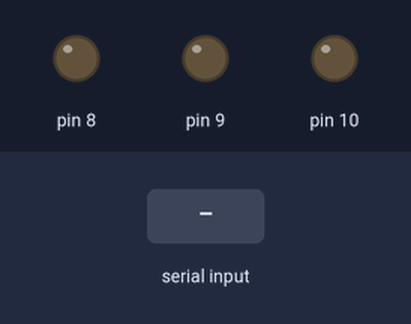
The sketch below on a simulated Arduino Uno, built with avr-gcc and run on an emulated ATmega328P. Parts: output pins drawn as LEDs (lit = HIGH). The test bench sets the inputs (shaded band). What the sketch prints to the serial monitor is not drawn.

Above: at 1.2 s.
1.3 s: "1\n" received over Serial
At 1.7 s:
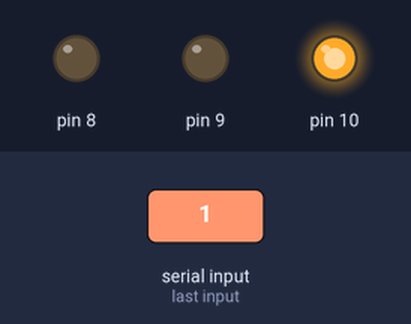
3.3 s: "2\n" received over Serial
At 3.7 s:
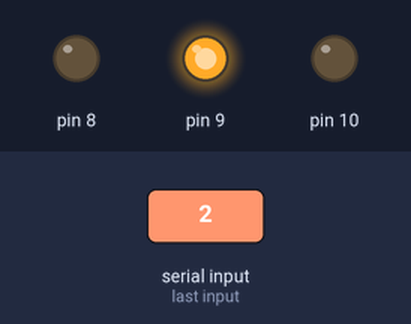
5.3 s: "3\n" received over Serial
At 5.8 s:
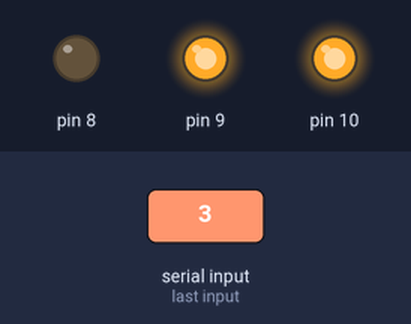
7.4 s: "4\n" received over Serial
At 7.9 s:
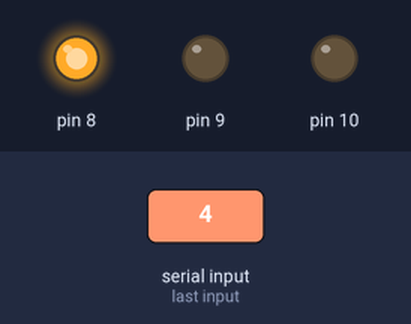
9.5 s: "5\n" received over Serial
At 10.0 s:
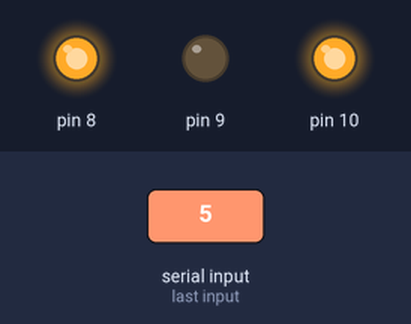
Timing chart, 0 to 12.5 s (numbered marks = the images above; inputs shaded):
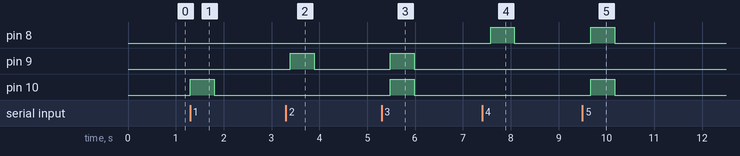

Measured:
- after the input at 1.3 s, pin 10: LOW → HIGH at once, → LOW 0.50 s later
- after the input at 3.3 s, pin 9: LOW → HIGH after 0.09 s, → LOW 0.50 s later
- after the input at 5.3 s, pin 9, pin 10: LOW → HIGH after 0.19 s, → LOW 0.50 s later
- after the input at 7.4 s, pin 8: LOW → HIGH after 0.18 s, → LOW 0.50 s later
- after the input at 9.5 s, pin 8, pin 10: LOW → HIGH after 0.17 s, → LOW 0.50 s later

The sketch:

Master_Parallel.ino
```cpp
/* Simulate parallel commun
 *  This is transmitter
 */

#include <stdlib.h>

 void DisplayNumber(int num){
  switch(num)
  {
    case 0:
      digitalWrite(8,LOW);
      digitalWrite(9,LOW);
      digitalWrite(10,LOW);
      break;
    case 1:
      digitalWrite(8,LOW);
      digitalWrite(9,LOW);
      digitalWrite(10,HIGH);
      break;
    case 2:
      digitalWrite(8,LOW);
      digitalWrite(9,HIGH);
      digitalWrite(10,LOW);
      break;
    case 3:
      digitalWrite(8,LOW);
      digitalWrite(9,HIGH);
      digitalWrite(10,HIGH);
      break;
    case 4:
      digitalWrite(8,HIGH);
      digitalWrite(9,LOW);
      digitalWrite(10,LOW);
      break;
    case 5:
      digitalWrite(8,HIGH);
      digitalWrite(9,LOW);
      digitalWrite(10,HIGH);
      break;
    case 6:
      digitalWrite(8,HIGH);
      digitalWrite(9,HIGH);
      digitalWrite(10,LOW);
      break;
    default:
      break;
  }
  delay(500);
  digitalWrite(8,LOW);
  digitalWrite(9,LOW);
  digitalWrite(10,LOW);
 }

void setup() {
  // put your setup code here, to run once:
  pinMode(8,OUTPUT);
  pinMode(9,OUTPUT);
  pinMode(10, OUTPUT);
  Serial.begin(9600);
}


void loop() {
  while(true){
    Serial.println("1.Normal\n2.Engine Temp Low\n3.Coolant Low \n4.Oil Low \n5.Tyre Pressure Low \n6.Service Error \n");
    Serial.println("Enter Choice: ");
    while(Serial.available() == 0){}

    int choice = Serial.parseInt();
    DisplayNumber(choice);
  }
}
```
